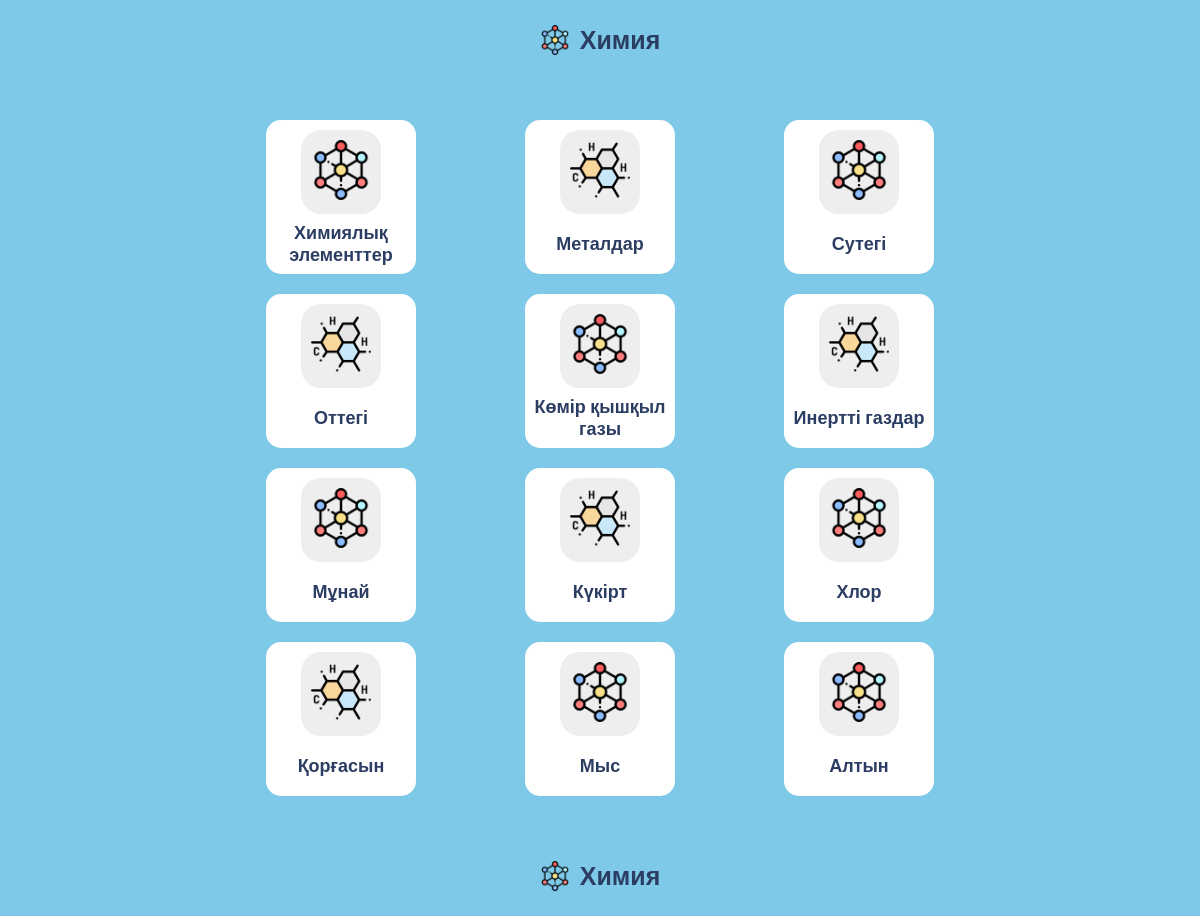
Before: / with the older database file.
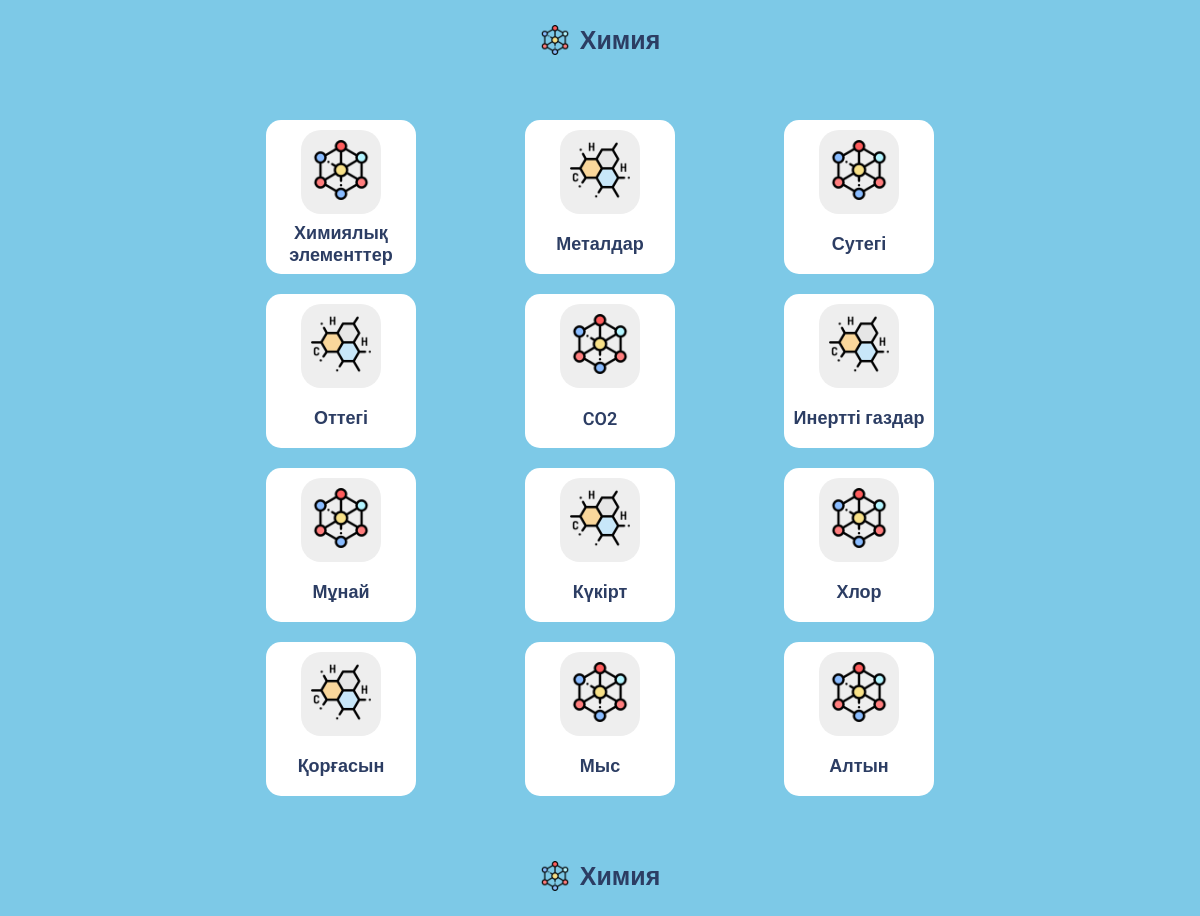
After: the same page with the newer database file.
### tables this page shows
CREATE TABLE items (id INTEGER PRIMARY KEY UNIQUE, name VARCHAR (0, 255), logo TEXT, text TEXT);

### index.php (the view, shortened to what this page needs)
<?php
    include('config.php');
    $result = $db->query("SELECT * FROM items");
    $row = $result->fetchAll(PDO::FETCH_ASSOC);
?>
<!DOCTYPE html>
<html lang="en">
<head>
    <link rel="stylesheet" href="./css/sweetalert2.min.css">
    <link rel="stylesheet" href="./css/style.css">
</head>
<body>
    <header>
        <a href="/">
            <div class="header">
                <img src="./img/logo.png" alt="">
                <span>Химия</span>
            </div>
        </a>
    </header>
    <section>
        <div class="wrapper">
            <div class="box">
            <?php
                foreach ($row as $row) {
                    ?>
                    <a href="item.php?id=<?php echo $row['id']; ?>">
                        <div class="card">
                            <div class="card_item">
                                <div class="card_logo">
                                    <img src="img/upload/<?php echo $row['logo']; ?>" alt="<?php echo $row['logo']; ?>">
                                </div>
                                <div class="card_title"><?php echo $row['name']; ?></div>
                            </div>
                        </div>
                    </a>
                    <?php
                };
            ?>
            </div>
        </div>
    </section>
    <footer>
        <a href="/">
            <div class="footer">
                <img src="./img/logo.png" alt="">
                <span>Химия</span>
            </div>
        </a>
    </footer>
</body>
</html>

### css/style.css (style rules this page uses)
*, *:before, *:after { box-sizing: border-box; }
body { padding: 0; margin: 0; outline: none; user-select: none; font-family: 'Roboto', sans-serif; background-color: #7dc9e7; }
header { min-height: 10vh; height: 50px; width: 100%; }
section { height: auto; min-height: 80vh; width: 100%; }
.wrapper { max-width: 1140px; width: 100%; margin: 0 auto; }
.box { width: 100%; margin: 30px auto; display: flex; align-items: center; justify-content: space-between; flex-wrap: wrap; }
header a, .box a, footer a { text-decoration: none; color: inherit; }
.card { width: 250px; margin-top: 10px; margin-bottom: 10px; display: flex; align-items: center; justify-content: center; }
.card_item { width: 150px; display: flex; align-items: center; flex-direction: column; background-color: #fff; border-radius: 15px; }
.card_logo { width: 80px; margin: 10px auto; padding: 10px; background-color: #eee; border-radius: 20px; }
.card_logo img { width: 60px; }
.card_title { margin-bottom: 10px; height: 40px; display: flex; align-items: center; justify-content: center; text-align: center; font-weight: 600; font-size: 18px; color: #2c3d63; }
footer { min-height: 10vh; height: 50px; width: 100%; }
.header, .footer { height: 100%; display: flex; align-items: center; justify-content: center; }
.header img, .footer img { margin-right: 10px; line-height: 30px; height: 30px; }
.header span, .footer span { font-weight: 600; font-size: 25px; color: #2c3d63; }
@media (max-width: 1200px) { .wrapper { max-width: 768px; width: 100%; } }

Changed rows visible on the page:
changed items (number 5 of 12 on the later page): name "Көмір қышқыл газы" → "CO2"
